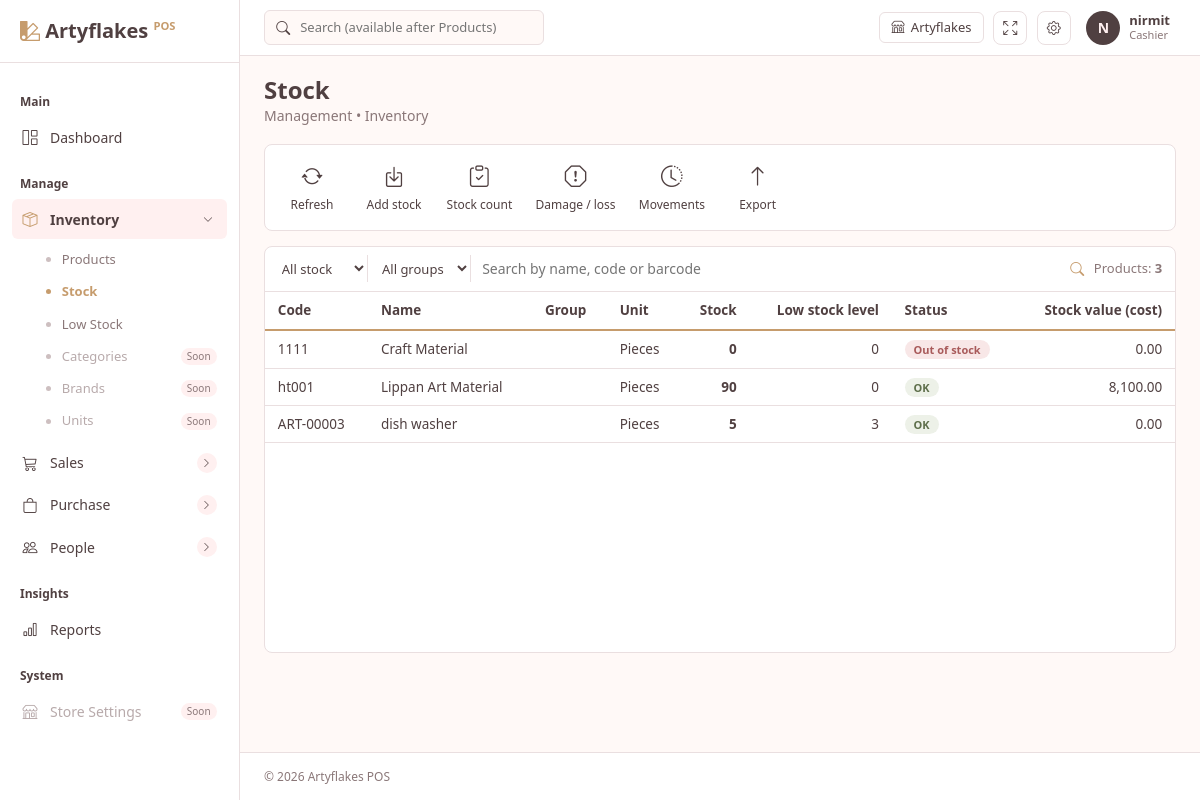
Page /inventory/stock/ (signed in) on the committed database.
### accounts/models.py (models this page shows)
class User(AbstractUser):
    class Role(models.TextChoices):
        ADMIN = "admin", "Admin"
        CASHIER = "cashier", "Cashier"
    role = models.CharField(max_length=20, choices=Role.choices, default=Role.CASHIER)
    phone = models.CharField(max_length=15, blank=True)
    @property
    def is_admin_role(self):
        return self.is_superuser or self.role == self.Role.ADMIN

### inventory/models.py (models this page shows, shortened)
class Product(TimeStampedModel):
    class Unit(models.TextChoices):
        PCS = "pcs", "Pieces"
        SET = "set", "Set"
        BOX = "box", "Box"
        PACK = "pack", "Pack"
        KG = "kg", "Kilogram"
        G = "g", "Gram"
        LTR = "ltr", "Litre"
        ML = "ml", "Millilitre"
        MTR = "mtr", "Metre"
    code = models.CharField(max_length=30, unique=True, null=True, blank=True)
    name = models.CharField(max_length=200)
    category = models.ForeignKey(
        Category, null=True, blank=True, on_delete=models.SET_NULL, related_name="products"
    )
    barcode = models.CharField(max_length=64, unique=True, null=True, blank=True)
    hsn_code = models.CharField("HSN code", max_length=10, blank=True)
    unit = models.CharField(max_length=10, choices=Unit.choices, default=Unit.PCS)
    track_stock = models.BooleanField(
        "Track stock", default=True,
        help_text="Untick for services or custom work that has no stock.",
    )
    cost_price = models.DecimalField(max_digits=10, decimal_places=2, default=0, validators=[MinValueValidator(0)])
    sale_price = models.DecimalField(max_digits=10, decimal_places=2, default=0, validators=[MinValueValidator(0)])
    mrp = models.DecimalField("MRP", max_digits=10, decimal_places=2, default=0, validators=[MinValueValidator(0)])
    gst_rate = models.DecimalField(
        "GST %", max_digits=5, decimal_places=2, default=0,
        validators=[MinValueValidator(0), MaxValueValidator(100)],
    )
    min_stock = models.PositiveIntegerField("Low stock level", default=0)
    is_active = models.BooleanField(default=True)
    class Meta:
        ordering = ["name"]

### inventory/views.py (the view)
# urls.py: path("stock/", views.stock_list, name="stock_list"),
@login_required
def stock_list(request):
    q = request.GET.get("q", "").strip()
    group = request.GET.get("group", "")
    flt = request.GET.get("filter", "")
    can_edit = request.user.is_admin_role
    qs = with_stock(Product.objects.select_related("category").filter(is_active=True))
    if flt == "low":
        qs = low_stock(qs)
    if group.isdigit():
        qs = qs.filter(category_id=group)
    if q:
        qs = qs.filter(Q(name__icontains=q) | Q(code__icontains=q) | Q(barcode__icontains=q))
    paginator = Paginator(qs.order_by("name"), 50)
    page = paginator.get_page(request.GET.get("page"))
    rows = []
    for p in page:
        kind, label = stock_status(p)
        rows.append({
            "pk": p.pk,
            "code": p.code or "",
            "name": p.name,
            "group": p.category.name if p.category else "",
            "unit": p.get_unit_display(),
            "stock": qty_fmt(p.stock) if p.track_stock else "\u2014",
            "min_stock": p.min_stock if p.track_stock else "\u2014",
            "kind": kind,
            "label": label,
            "value": f"{p.cost_price * p.stock:,.2f}" if p.track_stock else "\u2014",
        })
    params = request.GET.copy()
    params.pop("page", None)
    return render(request, "inventory/stock_list.html", {
        "rows": rows, "page": page, "total": paginator.count,
        "q": q, "group": group, "flt": flt,
        "categories": Category.objects.all(),
        "querystring": params.urlencode(),
        "can_edit": can_edit,
    })

### inventory/stock.py (called while the page is built)
def qty_fmt(value):
    return f"{Decimal(value).normalize():f}"

def with_stock(qs=None):
    qs = Product.objects.all() if qs is None else qs
    return qs.annotate(
        stock=Coalesce(
            Sum("movements__quantity"), Value(ZERO),
            output_field=DecimalField(max_digits=14, decimal_places=3),
        )
    )

def stock_status(p):
    if not p.track_stock:
        return "na", "Not tracked"
    if p.stock <= 0:
        return "out", "Out of stock"
    if p.min_stock and p.stock <= p.min_stock:
        return "low", "Low"
    return "ok", "OK"

### templates/inventory/stock_list.html (shortened to what this page needs)
{% extends "base.html" %}
{% load static %}
{% block extra_css %}<link href="{% static 'css/inventory.css' %}" rel="stylesheet">{% endblock %}
{% block content %}
<div class="page-head">
  <div>
    <h3>{% if flt == 'low' %}Low stock{% else %}Stock{% endif %}</h3>
    <p>Management &bull; Inventory</p>
  </div>
</div>
<div class="toolbar">
  <a class="tb" href="{{ request.get_full_path }}"><i class="bi bi-arrow-repeat"></i><span>Refresh</span></a>
  {% if can_edit %}
    <a class="tb" id="btnAdd" href="{% url 'inventory:stock_add' %}"><i class="bi bi-box-arrow-in-down"></i><span>Add stock</span></a>
    <a class="tb" id="btnCount" href="{% url 'inventory:stock_count' %}"><i class="bi bi-clipboard-check"></i><span>Stock count</span></a>
    <a class="tb" id="btnDamage" href="{% url 'inventory:stock_damage' %}"><i class="bi bi-exclamation-octagon"></i><span>Damage / loss</span></a>
    <a class="tb" href="{% url 'inventory:movement_list' %}"><i class="bi bi-clock-history"></i><span>Movements</span></a>
    <a class="tb" href="{% url 'inventory:stock_export' %}"><i class="bi bi-arrow-up"></i><span>Export</span></a>
  {% endif %}
</div>
<section class="grid-panel">
  <form class="grid-search" method="get">
    <select name="filter" class="grid-field" onchange="this.form.submit()">
      <option value="" {% if not flt %}selected{% endif %}>All stock</option>
    </select>
    <select name="group" class="grid-field" onchange="this.form.submit()">
      <option value="">All groups</option>
    </select>
    <input type="text" name="q" value="{{ q }}" placeholder="Search by name, code or barcode" autocomplete="off">
    <i class="bi bi-search"></i>
    <span class="count">Products: <strong>{{ total }}</strong></span>
  </form>
  <div class="grid-wrap">
    <table class="grid" id="stockRows">
      <thead>
        <tr>
          <th>Code</th><th>Name</th><th>Group</th><th>Unit</th>
          <th class="num">Stock</th><th class="num">Low stock level</th><th>Status</th>
          {% if can_edit %}<th class="num">Stock value (cost)</th>{% endif %}
        </tr>
      </thead>
      <tbody>
        {% for r in rows %}
        <tr data-pk="{{ r.pk }}">
          <td>{{ r.code }}</td>
          <td>{{ r.name }}</td>
          <td>{{ r.group }}</td>
          <td>{{ r.unit }}</td>
          <td class="num"><strong>{{ r.stock }}</strong></td>
          <td class="num">{{ r.min_stock }}</td>
          <td><span class="st st-{{ r.kind }}">{{ r.label }}</span></td>
          {% if can_edit %}<td class="num">{{ r.value }}</td>{% endif %}
        </tr>
        {% empty %}
        <tr><td colspan="{% if can_edit %}8{% else %}7{% endif %}" class="grid-empty">
          {% if flt == 'low' %}Nothing is running low.
          {% elif q or group %}No products match this search.
          {% else %}No products yet. Add products first, then add their stock here.{% endif %}
        </td></tr>
        {% endfor %}
      </tbody>
    </table>
  </div>
</section>
{% endblock %}

### templates/base.html (shortened to what this page needs)
{% load static %}
<!DOCTYPE html>
<html lang="en">
<head>
  <link href="https://cdn.jsdelivr.net/npm/bootstrap@5.3.3/dist/css/bootstrap.min.css" rel="stylesheet">
  <link href="https://cdn.jsdelivr.net/npm/bootstrap-icons@1.11.3/font/bootstrap-icons.min.css" rel="stylesheet">
  <link href="{% static 'css/app.css' %}" rel="stylesheet">
  {% block extra_css %}{% endblock %}
</head>
<body>
{% if user.is_authenticated %}
<div class="app-shell">
  <aside class="sidebar" id="sidebar">
    <div class="sidebar-brand">
      <i class="bi bi-palette2"></i> Artyflakes <span>POS</span>
    </div>
    <nav class="sidebar-nav">
      <div class="nav-label">Main</div>
      <a class="side-link {% if request.resolver_match.view_name == 'dashboard:home' %}active{% endif %}" href="{% url 'dashboard:home' %}">
        <i class="bi bi-grid-1x2"></i> Dashboard
      </a>
      <div class="nav-label">Manage</div>
      {% with inv=request.resolver_match.app_name pu=request.resolver_match.url_name %}
      <button class="side-link nav-toggle {% if inv != 'inventory' %}collapsed{% endif %}" type="button" data-bs-toggle="collapse" data-bs-target="#grpInventory" aria-expanded="{% if inv == 'inventory' %}true{% else %}false{% endif %}">
        <i class="bi bi-box-seam"></i> Inventory
        <span class="chev"><i class="bi bi-chevron-right"></i></span>
      </button>
      <div class="collapse {% if inv == 'inventory' %}show{% endif %}" id="grpInventory">
        <div class="sub-list">
          <a class="sub-link {% if inv == 'inventory' and pu|slice:':7' == 'product' or pu|slice:':5' == 'group' %}active{% endif %}" href="{% url 'inventory:product_list' %}">Products</a>
          <a class="sub-link {% if pu|slice:':5' == 'stock' or pu == 'movement_list' %}{% if request.GET.filter != 'low' %}active{% endif %}{% endif %}" href="{% url 'inventory:stock_list' %}">Stock</a>
          <a class="sub-link {% if pu == 'stock_list' and request.GET.filter == 'low' %}active{% endif %}" href="{% url 'inventory:stock_list' %}?filter=low">Low Stock</a>
          <span class="sub-link disabled">Categories <em>Soon</em></span>
          <span class="sub-link disabled">Brands <em>Soon</em></span>
          <span class="sub-link disabled">Units <em>Soon</em></span>
        </div>
      </div>
      {% endwith %}
      <button class="side-link nav-toggle collapsed" type="button" data-bs-toggle="collapse" data-bs-target="#grpSales" aria-expanded="false">
        <i class="bi bi-cart3"></i> Sales
        <span class="chev"><i class="bi bi-chevron-right"></i></span>
      </button>
      <button class="side-link nav-toggle collapsed" type="button" data-bs-toggle="collapse" data-bs-target="#grpPurchase" aria-expanded="false">
        <i class="bi bi-bag"></i> Purchase
        <span class="chev"><i class="bi bi-chevron-right"></i></span>
      </button>
      {% if user.is_admin_role %}
      {% with pa=request.resolver_match.app_name %}
      <button class="side-link nav-toggle {% if pa != 'people' %}collapsed{% endif %}" type="button" data-bs-toggle="collapse" data-bs-target="#grpPeople" aria-expanded="{% if pa == 'people' %}true{% else %}false{% endif %}">
        <i class="bi bi-people"></i> People
        <span class="chev"><i class="bi bi-chevron-right"></i></span>
      </button>
      {% endwith %}
      {% endif %}
      {% if user.is_admin_role %}
      <div class="nav-label">Insights</div>
      <a class="side-link {% if request.resolver_match.app_name == 'reports' %}active{% endif %}" href="{% url 'reports:index' %}">
        <i class="bi bi-bar-chart"></i> Reports
      </a>
      {% endif %}
      <div class="nav-label">System</div>
      <a class="side-link disabled"><i class="bi bi-shop"></i> Store Settings <em>Soon</em></a>
    </nav>
  </aside>
  <div class="main-area">
    <header class="topbar">
      <div class="topbar-search d-none d-md-flex">
        <i class="bi bi-search"></i>
        <input type="text" placeholder="Search (available after Products)" disabled>
      </div>
      <div class="topbar-right">
                <a class="store-chip d-none d-md-inline-flex" href="{% url 'pos:screen' %}" title="Open POS"><i class="bi bi-shop"></i> Artyflakes</a>
        <button class="icon-btn" id="fullscreenBtn" title="Full screen"><i class="bi bi-arrows-fullscreen"></i></button>
        {% if user.is_admin_role %}
        <a class="icon-btn" href="{% url 'admin:index' %}" title="Admin panel"><i class="bi bi-gear"></i></a>
        {% endif %}
        <div class="dropdown">
          <button class="profile-btn" data-bs-toggle="dropdown">
            <span class="avatar">{{ user.username|slice:":1"|upper }}</span>
            <span class="d-none d-md-block text-start lh-1">
              <strong>{{ user.get_full_name|default:user.username }}</strong>
              <small>{{ user.get_role_display }}</small>
            </span>
          </button>
        </div>
      </div>
    </header>
    <main class="content">
      {% block content %}{% endblock %}
    </main>
    <footer class="app-footer">© {% now "Y" %} Artyflakes POS</footer>
  </div>
</div>
{% else %}
  {% block auth_content %}{% endblock %}
{% endif %}
</body>
</html>

### static/css/inventory.css (style rules this page uses)
.toolbar { display: flex; flex-wrap: wrap; gap: .25rem; background: var(--card-bg); border: 1px solid var(--border); border-radius: 8px; padding: .5rem; margin-bottom: .9rem; }
.tb { display: flex; flex-direction: column; align-items: center; justify-content: center; gap: .2rem; min-width: 78px; padding: .5rem .6rem; border: 0; background: transparent; border-radius: 6px; color: var(--primary); font-size: 12px; text-align: center; }
.tb i { font-size: 1.35rem; }
.grid-panel { background: var(--card-bg); border: 1px solid var(--border); border-radius: 8px; min-width: 0; }
.grid-search { display: flex; align-items: center; gap: .6rem; padding: .55rem .8rem; border-bottom: 1px solid var(--border); }
.grid-search i { color: var(--secondary); }
.grid-search input { flex: 1; border: 0; outline: 0; background: transparent; color: var(--text); min-width: 0; }
.grid-search .count { color: var(--muted); font-size: 13px; white-space: nowrap; }
.grid-wrap { overflow-x: auto; min-height: 360px; }
.grid { width: 100%; border-collapse: collapse; font-size: 13.5px; }
.grid th { text-align: left; padding: .55rem .8rem; border-bottom: 2px solid var(--secondary); color: var(--primary); font-weight: 600; white-space: nowrap; }
.grid td { padding: .5rem .8rem; border-bottom: 1px solid var(--border); white-space: nowrap; }
.grid .num { text-align: right; }
.grid tbody tr[data-pk] { cursor: pointer; }
.grid-field { border: 0; border-right: 1px solid var(--border); background: transparent; color: var(--text); padding: .2rem .6rem .2rem 0; font-size: 13px; outline: 0; }
.grid-search .count { margin-left: auto; }
.st { font-size: 11px; font-weight: 600; padding: 2px 9px; border-radius: 10px; white-space: nowrap; }
.st-ok { background: var(--tint-green); color: #5e6f4b; }
.st-out { background: var(--tint-red); color: #a85a5a; }

### rows in the picture
User: username "N", get_full_name "nirmit", role "Cashier"
Product: code "1111", name "Craft Material"
Product: code "ht001", name "Lippan Art Material"
Product: code "ART-00003", name "dish washer"

### other values in the picture
{{ total }} "3"
{{ r.unit }} "Pieces" "Pieces" "Pieces"
{{ r.stock }} "0" "90" "5"
{{ r.min_stock }} "0" "0" "3"
{{ r.label }} "Out of stock" "OK" "OK"
{{ r.value }} "0.00" "8,100.00" "0.00"
